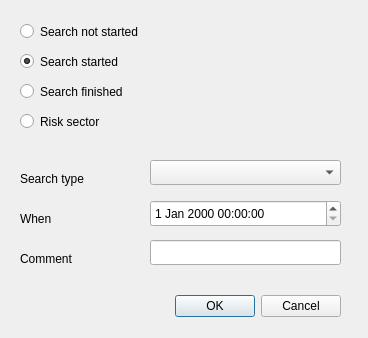
<?xml version="1.0" encoding="UTF-8"?>
<ui version="4.0">
 <class>Dialog</class>
 <widget class="QDialog" name="Dialog">
  <property name="geometry">
   <rect>
    <x>0</x>
    <y>0</y>
    <width>368</width>
    <height>338</height>
   </rect>
  </property>
  <property name="windowTitle">
   <string>Sector</string>
  </property>
  <property name="modal">
   <bool>true</bool>
  </property>
  <widget class="QDialogButtonBox" name="buttonBox">
   <property name="geometry">
    <rect>
     <x>90</x>
     <y>290</y>
     <width>251</width>
     <height>32</height>
    </rect>
   </property>
   <property name="orientation">
    <enum>Qt::Horizontal</enum>
   </property>
   <property name="standardButtons">
    <set>QDialogButtonBox::Cancel|QDialogButtonBox::Ok</set>
   </property>
  </widget>
  <widget class="QgsDateTimeEdit" name="mDateTimeEditChange">
   <property name="geometry">
    <rect>
     <x>150</x>
     <y>200</y>
     <width>191</width>
     <height>27</height>
    </rect>
   </property>
  </widget>
  <widget class="QLineEdit" name="lineEditComment">
   <property name="geometry">
    <rect>
     <x>150</x>
     <y>240</y>
     <width>191</width>
     <height>25</height>
    </rect>
   </property>
  </widget>
  <widget class="QLabel" name="labelChange">
   <property name="geometry">
    <rect>
     <x>20</x>
     <y>210</y>
     <width>111</width>
     <height>17</height>
    </rect>
   </property>
   <property name="text">
    <string>When</string>
   </property>
  </widget>
  <widget class="QLabel" name="labelComment">
   <property name="geometry">
    <rect>
     <x>20</x>
     <y>250</y>
     <width>111</width>
     <height>17</height>
    </rect>
   </property>
   <property name="text">
    <string>Comment</string>
   </property>
  </widget>
  <widget class="QRadioButton" name="sectorsProgressStateNotStarted">
   <property name="geometry">
    <rect>
     <x>20</x>
     <y>20</y>
     <width>181</width>
     <height>23</height>
    </rect>
   </property>
   <property name="text">
    <string>Search not started</string>
   </property>
  </widget>
  <widget class="QRadioButton" name="sectorsProgressStateStarted">
   <property name="geometry">
    <rect>
     <x>20</x>
     <y>50</y>
     <width>171</width>
     <height>23</height>
    </rect>
   </property>
   <property name="text">
    <string>Search started</string>
   </property>
   <property name="checked">
    <bool>true</bool>
   </property>
  </widget>
  <widget class="QRadioButton" name="sectorsProgressStateFinished">
   <property name="geometry">
    <rect>
     <x>20</x>
     <y>80</y>
     <width>171</width>
     <height>23</height>
    </rect>
   </property>
   <property name="text">
    <string>Search finished</string>
   </property>
  </widget>
  <widget class="QRadioButton" name="sectorsProgressStateRisk">
   <property name="geometry">
    <rect>
     <x>20</x>
     <y>110</y>
     <width>96</width>
     <height>23</height>
    </rect>
   </property>
   <property name="text">
    <string>Risk sector</string>
   </property>
  </widget>
  <widget class="QComboBox" name="sectorsProgressType">
   <property name="geometry">
    <rect>
     <x>150</x>
     <y>160</y>
     <width>191</width>
     <height>25</height>
    </rect>
   </property>
  </widget>
  <widget class="QLabel" name="labelSearchType">
   <property name="geometry">
    <rect>
     <x>20</x>
     <y>170</y>
     <width>121</width>
     <height>17</height>
    </rect>
   </property>
   <property name="text">
    <string>Search type</string>
   </property>
  </widget>
 </widget>
 <customwidgets>
  <customwidget>
   <class>QgsDateTimeEdit</class>
   <extends>QDateTimeEdit</extends>
   <header>qgsdatetimeedit.h</header>
  </customwidget>
 </customwidgets>
 <resources/>
 <connections>
  <connection>
   <sender>buttonBox</sender>
   <signal>accepted()</signal>
   <receiver>Dialog</receiver>
   <slot>accept()</slot>
   <hints>
    <hint type="sourcelabel">
     <x>248</x>
     <y>254</y>
    </hint>
    <hint type="destinationlabel">
     <x>157</x>
     <y>274</y>
    </hint>
   </hints>
  </connection>
  <connection>
   <sender>buttonBox</sender>
   <signal>rejected()</signal>
   <receiver>Dialog</receiver>
   <slot>reject()</slot>
   <hints>
    <hint type="sourcelabel">
     <x>316</x>
     <y>260</y>
    </hint>
    <hint type="destinationlabel">
     <x>286</x>
     <y>274</y>
    </hint>
   </hints>
  </connection>
 </connections>
</ui>
